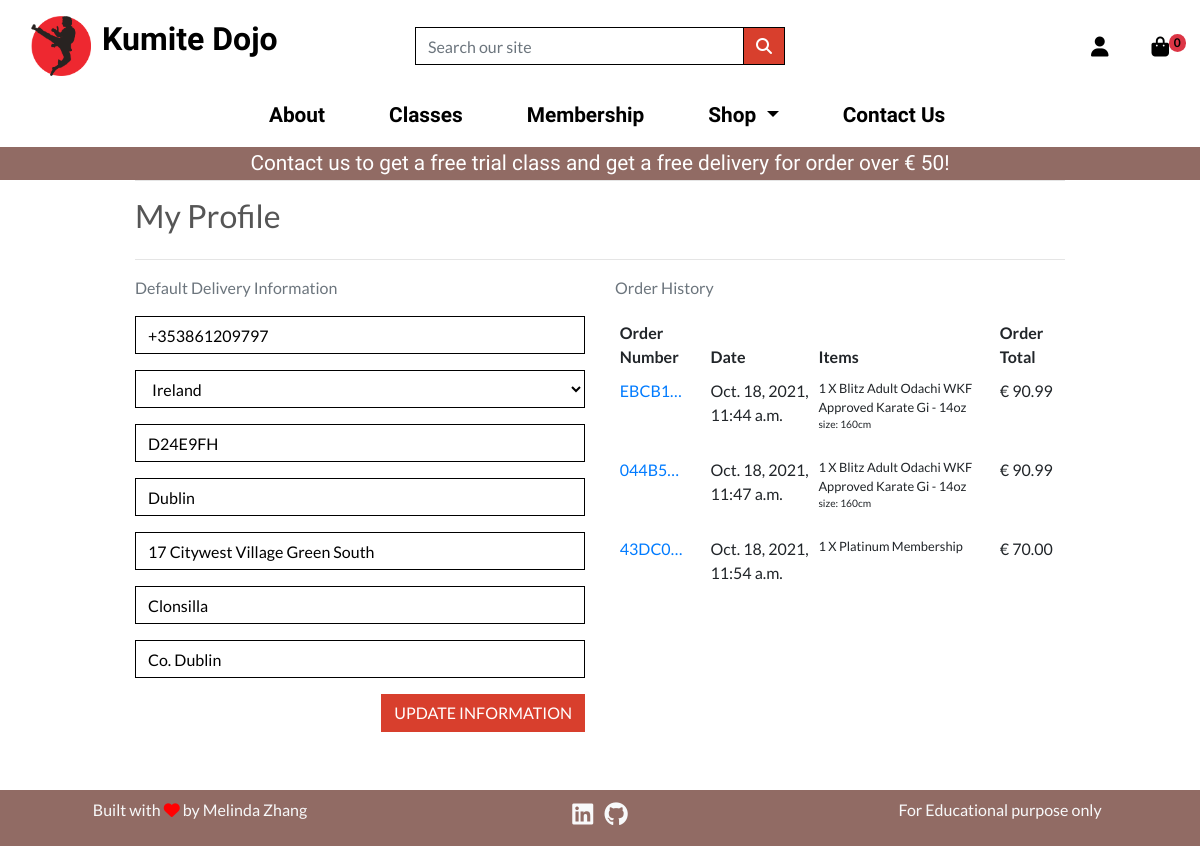
/profile/ (signed in), run on the app's committed database.
### profiles/models.py (models this page shows, shortened)
class UserProfile(models.Model):
    user = models.OneToOneField(User, on_delete=models.CASCADE)
    default_phone_number = models.CharField(max_length=20, null=True, blank=True)
    default_country = CountryField(blank_label="Country *", null=True, blank=True)
    default_postcode = models.CharField(max_length=20, null=True, blank=True)
    default_town_or_city = models.CharField(max_length=40, null=True, blank=True)
    default_street_address1 = models.CharField(max_length=80, null=True, blank=True)
    default_street_address2 = models.CharField(max_length=80, null=True, blank=True)
    default_county = models.CharField(max_length=80, null=True, blank=True)

### checkout/models.py (models this page shows, shortened)
class Order(models.Model):
    order_number = models.CharField(max_length=32, null=False, editable=False)
    user_profile = models.ForeignKey(
        UserProfile,
        on_delete=models.SET_NULL,
        null=True,
        blank=True,
        related_name="orders",
    )
    full_name = models.CharField(max_length=50, null=False, blank=False)
    email = models.EmailField(max_length=254, null=False, blank=False)
    phone_number = models.CharField(max_length=20, null=False, blank=False)
    country = CountryField(blank_label="Country *", null=False, blank=False)
    postcode = models.CharField(max_length=20, null=True, blank=True)
    town_or_city = models.CharField(max_length=40, null=False, blank=False)
    street_address1 = models.CharField(max_length=80, null=False, blank=False)
    street_address2 = models.CharField(max_length=80, null=True, blank=True)
    county = models.CharField(max_length=80, null=True, blank=True)
    date = models.DateTimeField(auto_now_add=True)
    delivery_cost = models.DecimalField(
        max_digits=6, decimal_places=2, null=False, default=0
    )
    order_total = models.DecimalField(
        max_digits=10, decimal_places=2, null=False, default=0
    )
    grand_total = models.DecimalField(
        max_digits=10, decimal_places=2, null=False, default=0
    )
    original_bag = models.TextField(null=False, blank=False, default="")
    stripe_pid = models.CharField(max_length=254, null=False, blank=False, default="")

class OrderLineItem(models.Model):
    order = models.ForeignKey(
        Order,
        null=False,
        blank=False,
        on_delete=models.CASCADE,
        related_name="lineitems",
    )
    product = models.ForeignKey(
        Product, null=False, blank=False, on_delete=models.CASCADE
    )
    variations = models.ManyToManyField(Variation, blank=True)
    quantity = models.IntegerField(null=False, blank=False, default=0)
    lineitem_total = models.DecimalField(
        max_digits=6, decimal_places=2, null=False, blank=False, editable=False
    )

### products/models.py (models this page shows, shortened)
class Product(models.Model):
    category = models.ForeignKey(
        "Category", null=True, blank=True, on_delete=models.SET_NULL
    )
    name = models.CharField(max_length=254)
    slug = models.SlugField(max_length=254, unique=True)
    description = models.TextField()
    price = models.DecimalField(max_digits=6, decimal_places=2)
    stock = models.IntegerField(default=True)
    rating = models.DecimalField(max_digits=6, decimal_places=1, null=True, blank=True)
    timestamp = models.DateTimeField(auto_now_add=False, auto_now=True)
    updated = models.DateTimeField(auto_now_add=False, auto_now=True)
    active = models.BooleanField(default=True)
    is_featured = models.BooleanField(default=False)
    class Meta:
        unique_together = ("name", "slug")

class Variation(models.Model):
    product = models.ForeignKey(Product, on_delete=models.CASCADE)
    variation_category = models.CharField(
        max_length=100, choices=variation_category_choice
    )
    variation_value = models.CharField(max_length=100)
    updated = models.DateTimeField(auto_now_add=False, auto_now=True)
    active = models.BooleanField(default=True)
    objects = VariationManager()

### profiles/views.py (the view)
# urls.py: path("profile/", include("profiles.urls")),
@login_required
def profile(request):
    profile = get_object_or_404(UserProfile, user=request.user)
    if request.method == "POST":
        form = UserProfileForm(request.POST, instance=profile)
        if form.is_valid():
            form.save()
            messages.success(request, "Profile updated successfully")
        else:
            messages.error(request, "Update failed. Please ensure the form is valid.")
    else:
        form = UserProfileForm(instance=profile)
    form = UserProfileForm(instance=profile)
    orders = profile.orders.all()
    template = "profiles/profile.html"
    context = {"form": form, "orders": orders, "on_profile_page": True}
    return render(request, template, context)

### profiles/forms.py
class UserProfileForm(forms.ModelForm):
    class Meta:
        model = UserProfile
        exclude = ("user",)
    def __init__(self, *args, **kwargs):
        super().__init__(*args, **kwargs)
        placeholders = {
            "default_phone_number": "Phone Number",
            "default_postcode": "Postal Code",
            "default_town_or_city": "Town or City",
            "default_street_address1": "Street Address 1",
            "default_street_address2": "Street Address 2",
            "default_county": "County, State or Locality",
        }
        self.fields["default_phone_number"].widget.attrs["autofocus"] = True
        for field in self.fields:
            if field != "default_country":
                if self.fields[field].required:
                    placeholder = f"{placeholders[field]} *"
                else:
                    placeholder = placeholders[field]
                self.fields[field].widget.attrs["placeholder"] = placeholder
            self.fields[field].widget.attrs[
                "class"
            ] = "border-black rounded-0 profile-form-input"
            self.fields[field].label = False

### bag/views.py (called while the page is built)
def _bag_id(request):
    bag = request.session.session_key
    if not bag:
        bag = request.session.create()
    return bag

### profiles/templates/profiles/profile.html (shortened to what this page needs)
{% extends "base.html" %}
{% load static %}
{% block extra_css %}
    <link rel="stylesheet" href="{% static 'profiles/css/profile.css' %}">
{% endblock %}
{% block page_header %}
<div class="container header-container">
</div>
{% endblock %}
{% block content %}
    <div class="overlay"></div>
    <div class="container">
        <div class="row">
            <div class="col">
                <hr>
                <h2 class="mb-4">My Profile</h2>
                <hr>
            </div>
        </div>
        <div class="row">
          <div class="col-12 col-lg-6">
            <p class="text-muted">Default Delivery Information</p>
              <form class="mt-3" action="{% url 'profile' %}" method="POST" id="profile-update-form">
                {{ form|crispy }}
                <button class="btn btn-red rounded-0 text-uppercase float-right">Update Information</button>
              </form>
          </div>
          <div class="col-12 col-lg-6 margin">
            <p class="text-muted">Order History</p>
            <div class="order-history table-responsive">
              <table class="table table-sm table-borderless">
                  <thead>
                      <tr>
                          <th>Order Number</th>
                          <th>Date</th>
                          <th>Items</th>
                          <th>Order Total</th>
                      </tr>
                  </thead>
                  <tbody>
                      {% for order in orders %}
                          <tr>
                              <td>
                                  <a href="{% url 'order_history' order.order_number %}"
                                  title="{{ order.order_number }}">
                                      {{ order.order_number|truncatechars:6 }}
                                  </a>
                              </td>
                              <td>{{ order.date }}</td>
                              <td>
                                 <ul class="list-unstyled">
                                      {% for item in order.lineitems.all %}
                                          <li class="small">
                                            {{ item.quantity }} X {{item.product.name }}
                                            {% for variation in item.variations.all %}
                                                <p class="my-0 small">{{variation.variation_category}}: {{variation.variation_value}}</p>
                                            {% endfor %}
                                          </li>
                                      {% endfor %}
                                  </ul>
                              </td>
                              <td>€ {{ order.grand_total }}</td>
                          </tr>
                      {% endfor %}
                  </tbody>
              </table>
          </div>
          </div>
        </div>
{% endblock %}

### static/css/base.css (style rules this page uses)
html { height: 100%; }
* { box-sizing: border-box; }
body { color: #555; font-family: 'Lato'; min-height: 100%; position:relative; padding-bottom:[footer-height] }
.btn-red { background: #d83f2d; color: white; }
.border-black { border: 1px solid black !important; }
.overlay { height: 100%; width: 100%; top: 0; left: 0; position: fixed; background: white; z-index: -1; }
.margin { margin-bottom: 5rem; }
@media (min-width: 1200px) { .container { max-width: 80%; } }
@media (min-width: 992px) { .header-container { padding-top: 164px; } }

### profiles/static/profiles/css/profile.css (style rules this page uses)
#profile-update-form .form-control { color: #000; }
#profile-update-form input::placeholder { color: #aab7c4; }
#id_default_country, #id_default_country option:not(:first-child) { color: #000; }
.margin { margin-bottom: 15rem; }

### data on the page
UserProfile: default_phone_number "+353861209797", default_country "Ireland", default_postcode "D24E9FH", default_town_or_city "Dublin", default_street_address1 "17 Citywest Village Green South", default_street_address2 "Clonsilla", default_county "Co. Dublin"
Order: order_number "EBCB1…", date "Oct. 18, 2021, 11:44 a.m.", grand_total "90.99"
OrderLineItem: quantity "1", product.name "Blitz Adult Odachi WKF Approved Karate Gi - 14oz"
Variation: variation_category "size", variation_value "160cm"
Order: order_number "044B5…", date "Oct. 18, 2021, 11:47 a.m.", grand_total "90.99"
OrderLineItem: quantity "1", product.name "Blitz Adult Odachi WKF Approved Karate Gi - 14oz"
Order: order_number "43DC0…", date "Oct. 18, 2021, 11:54 a.m.", grand_total "70.00"
OrderLineItem: quantity "1", product.name "Platinum Membership"

### other printed values
{{ product_count }} "0"
{{ free_delivery_threshold }} "50"
